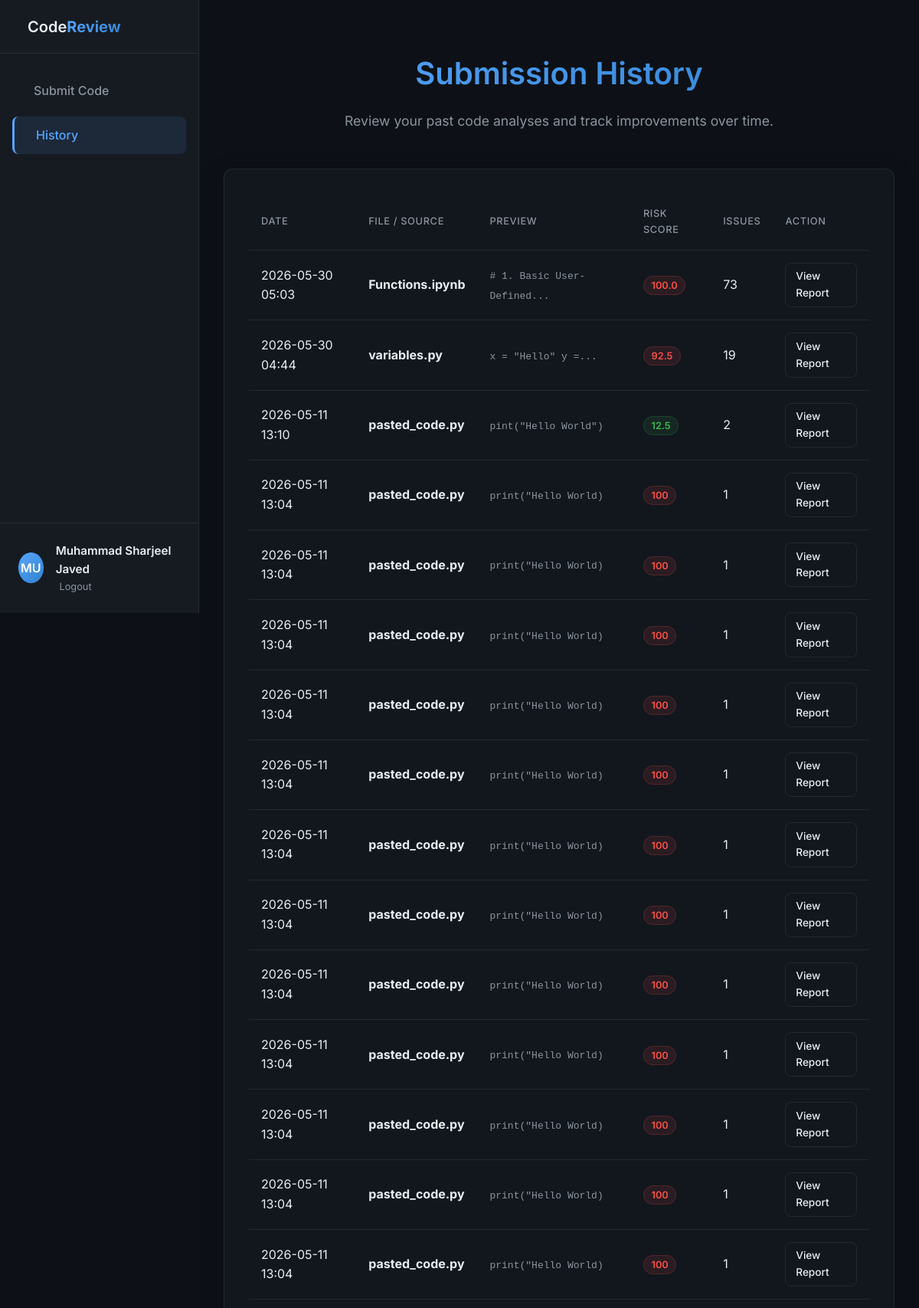
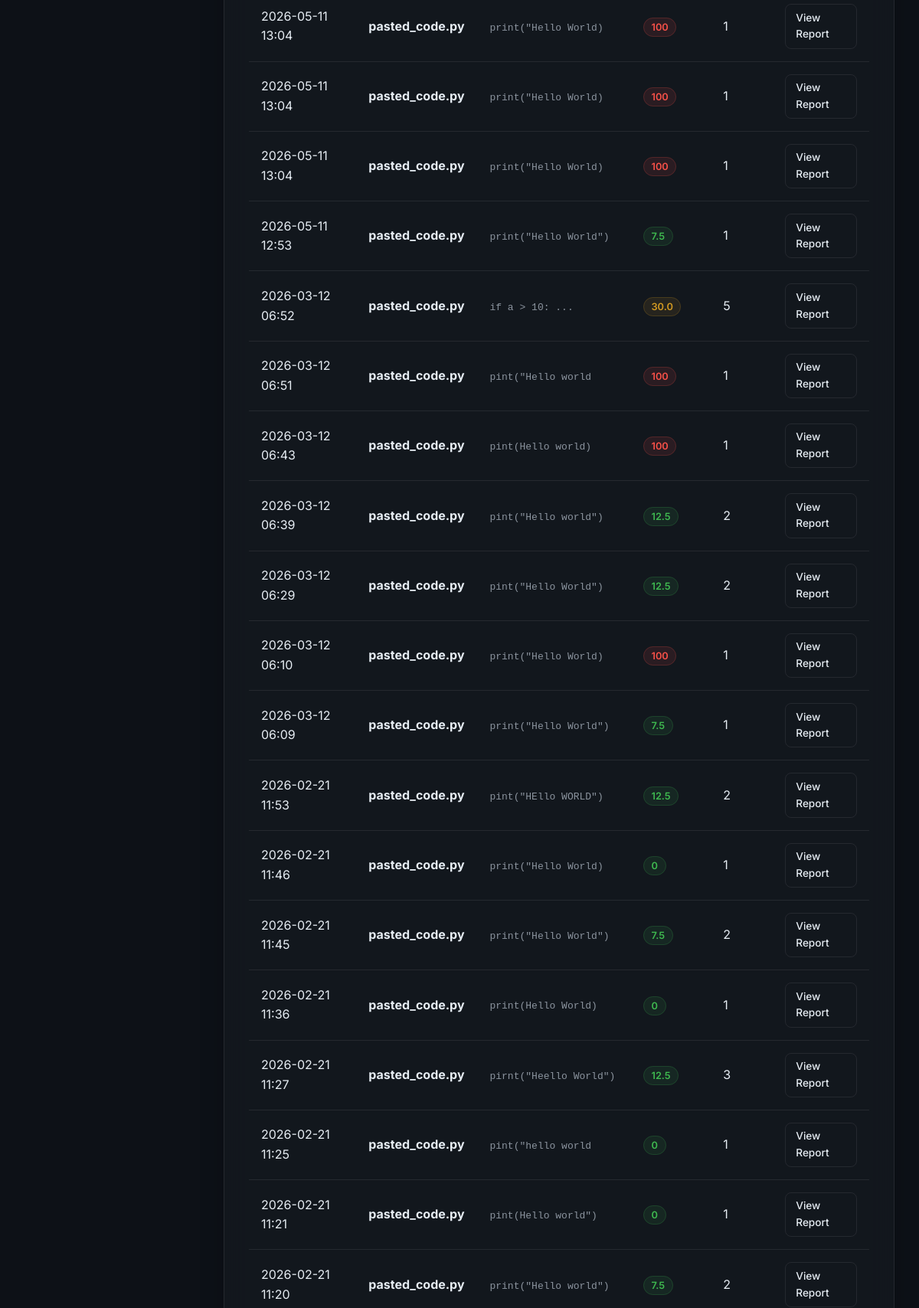
Screenshot of /history (signed in, upper part) with the database file from the repository (2 pictures, top to bottom).
### models.py (models this page shows, shortened)
class User(db.Model, UserMixin):
    __tablename__ = 'users'
    UserID = db.Column(db.Integer, primary_key=True)
    Name = db.Column(db.String(150), nullable=False)
    Email = db.Column(db.String(150), unique=True, nullable=False)
    PasswordHash = db.Column(db.String(256), nullable=False)
    Role = db.Column(db.String(50), default='user')
    submissions = db.relationship('Submission', backref='author', lazy=True)

class Submission(db.Model):
    __tablename__ = 'submissions'
    SubmissionID = db.Column(db.Integer, primary_key=True)
    UserID = db.Column(db.Integer, db.ForeignKey('users.UserID'), nullable=False)
    SourceCode = db.Column(db.Text, nullable=False)
    SubmissionDate = db.Column(db.DateTime, default=datetime.utcnow)
    FileName = db.Column(db.String(255), nullable=True)
    report = db.relationship('Report', backref='submission', uselist=False, lazy=True)

### app.py (the view)
@app.route('/history')
@login_required
def history():
    submissions = Submission.query.filter_by(UserID=current_user.UserID).order_by(Submission.SubmissionDate.desc()).all()
    return render_template('history.html', submissions=submissions)

### app.py (called while the page is built)
@login_manager.user_loader
def load_user(user_id):
    return User.query.get(int(user_id))

### templates/history.html (shortened to what this page needs)
{% extends 'base.html' %}
{% block content %}
<div class="page-header">
    <h1>Submission History</h1>
    <p class="subtitle">Review your past code analyses and track improvements over time.</p>
</div>
<div class="glass-card">
    {% if submissions %}
    <div class="table-responsive">
        <table class="history-table">
            <thead>
                <tr>
                    <th>Date</th>
                    <th>File / Source</th>
                    <th>Preview</th>
                    <th>Risk Score</th>
                    <th>Issues</th>
                    <th>Action</th>
                </tr>
            </thead>
            <tbody>
                {% for submission in submissions %}
                <tr>
                    <td>{{ submission.SubmissionDate.strftime('%Y-%m-%d %H:%M') }}</td>
                    <td><strong>{{ submission.FileName }}</strong></td>
                    <td><code class="text-xs text-muted">{{ submission.SourceCode | truncate(30) }}</code></td>
                    {% if submission.report %}
                    <td>
                        {% set risk = (submission.report.Metrics or {}).get('risk_score', 0) %}
                        <span
                            class="badge {% if risk > 50 %}badge-error{% elif risk > 20 %}badge-warning{% else %}badge-success{% endif %}">
                            {{ risk }}
                        </span>
                    </td>
                    <td>{{ submission.report.DetectedIssues|length }}</td>
                    <td>
                        <a href="{{ url_for('view_report', report_id=submission.report.ReportID) }}"
                            class="btn btn-outline btn-sm">View Report</a>
                    </td>
                    {% else %}
                    <td colspan="2" class="text-muted">Analysis pending or failed</td>
                    <td>-</td>
                    {% endif %}
                </tr>
                {% endfor %}
            </tbody>
        </table>
    </div>
    {% endif %}
</div>
{% endblock %}

### templates/base.html (shortened to what this page needs)
<!DOCTYPE html>
<html lang="en">
<head>
    <link rel="stylesheet" href="{{ url_for('static', filename='css/style.css') }}">
</head>
<body>
    <div class="app-container">
        <aside class="sidebar">
            <div class="sidebar-header">
                <h2>Code<span class="text-gradient">Review</span></h2>
            </div>
            <nav class="sidebar-nav">
                <a href="{{ url_for('index') }}" class="nav-item {% if request.endpoint == 'index' %}active{% endif %}">
                     Submit Code
                </a>
                {% if current_user.is_authenticated %}
                <a href="{{ url_for('history') }}"
                    class="nav-item {% if request.endpoint == 'history' %}active{% endif %}">
                     History
                </a>
                {% endif %}
            </nav>
            <div class="sidebar-footer">
                {% if current_user.is_authenticated %}
                <div class="user-profile">
                    <div class="avatar">{{ current_user.Name[:2] | upper }}</div>
                    <div class="user-info">
                        <span class="user-name">{{ current_user.Name }}</span>
                        <a href="{{ url_for('logout') }}" class="logout-link"> Logout</a>
                    </div>
                </div>
                {% else %}
                <div class="auth-buttons">
                    <a href="{{ url_for('login') }}" class="btn btn-outline btn-block mb-2">Log In</a>
                    <a href="{{ url_for('register') }}" class="btn btn-primary btn-block">Sign Up</a>
                </div>
                {% endif %}
            </div>
        </aside>
        <main class="main-content">
            <div class="content-wrapper">
                {% block content %}{% endblock %}
            </div>
        </main>
    </div>
</body>
</html>

### rows the page displays
User: Name "MU", Name "Muhammad Sharjeel Javed"
Submission: SubmissionDate "2026-05-30 05:03", FileName "Functions.ipynb", SourceCode "# 1. Basic User-Defined...", risk "100.0", report.DetectedIssues|length "73"
Submission: SubmissionDate "2026-05-30 04:44", FileName "variables.py", SourceCode "x = \"Hello\" y =...", risk "92.5", report.DetectedIssues|length "19"
Submission: SubmissionDate "2026-05-11 13:10", FileName "pasted_code.py", SourceCode "pint(\"Hello World\")", risk "12.5", report.DetectedIssues|length "2"
Submission: SubmissionDate "2026-05-11 13:04", FileName "pasted_code.py", SourceCode "print(\"Hello World)", risk "100", report.DetectedIssues|length "1"
Submission: SubmissionDate "2026-05-11 13:04", FileName "pasted_code.py", SourceCode "print(\"Hello World)", risk "100", report.DetectedIssues|length "1"
Submission: SubmissionDate "2026-05-11 13:04", FileName "pasted_code.py", SourceCode "print(\"Hello World)", risk "100", report.DetectedIssues|length "1"
Submission: SubmissionDate "2026-05-11 13:04", FileName "pasted_code.py", SourceCode "print(\"Hello World)", risk "100", report.DetectedIssues|length "1"
Submission: SubmissionDate "2026-05-11 13:04", FileName "pasted_code.py", SourceCode "print(\"Hello World)", risk "100", report.DetectedIssues|length "1"
Submission: SubmissionDate "2026-05-11 13:04", FileName "pasted_code.py", SourceCode "print(\"Hello World)", risk "100", report.DetectedIssues|length "1"
Submission: SubmissionDate "2026-05-11 13:04", FileName "pasted_code.py", SourceCode "print(\"Hello World)", risk "100", report.DetectedIssues|length "1"
Submission: SubmissionDate "2026-05-11 13:04", FileName "pasted_code.py", SourceCode "print(\"Hello World)", risk "100", report.DetectedIssues|length "1"
Submission: SubmissionDate "2026-05-11 13:04", FileName "pasted_code.py", SourceCode "print(\"Hello World)", risk "100", report.DetectedIssues|length "1"
Submission: SubmissionDate "2026-05-11 13:04", FileName "pasted_code.py", SourceCode "print(\"Hello World)", risk "100", report.DetectedIssues|length "1"
Submission: SubmissionDate "2026-05-11 13:04", FileName "pasted_code.py", SourceCode "print(\"Hello World)", risk "100", report.DetectedIssues|length "1"
Submission: SubmissionDate "2026-05-11 13:04", FileName "pasted_code.py", SourceCode "print(\"Hello World)", risk "100", report.DetectedIssues|length "1"
Submission: SubmissionDate "2026-05-11 13:04", FileName "pasted_code.py", SourceCode "print(\"Hello World)", risk "100", report.DetectedIssues|length "1"
Submission: SubmissionDate "2026-05-11 13:04", FileName "pasted_code.py", SourceCode "print(\"Hello World)", risk "100", report.DetectedIssues|length "1"
Submission: SubmissionDate "2026-05-11 13:04", FileName "pasted_code.py", SourceCode "print(\"Hello World)", risk "100", report.DetectedIssues|length "1"
Submission: SubmissionDate "2026-05-11 12:53", FileName "pasted_code.py", SourceCode "print(\"Hello World\")", risk "7.5", report.DetectedIssues|length "1"
Submission: SubmissionDate "2026-03-12 06:52", FileName "pasted_code.py", SourceCode "if a > 10: ...", risk "30.0", report.DetectedIssues|length "5"
Submission: SubmissionDate "2026-03-12 06:51", FileName "pasted_code.py", SourceCode "pint(\"Hello world", risk "100", report.DetectedIssues|length "1"
Submission: SubmissionDate "2026-03-12 06:43", FileName "pasted_code.py", SourceCode "pint(Hello world)", risk "100", report.DetectedIssues|length "1"
Submission: SubmissionDate "2026-03-12 06:39", FileName "pasted_code.py", SourceCode "pint(\"Hello world\")", risk "12.5", report.DetectedIssues|length "2"
Submission: SubmissionDate "2026-03-12 06:29", FileName "pasted_code.py", SourceCode "pint(\"Hello World\")", risk "12.5", report.DetectedIssues|length "2"
Submission: SubmissionDate "2026-03-12 06:10", FileName "pasted_code.py", SourceCode "print(\"Hello World)", risk "100", report.DetectedIssues|length "1"
Submission: SubmissionDate "2026-03-12 06:09", FileName "pasted_code.py", SourceCode "print(\"Hello World\")", risk "7.5", report.DetectedIssues|length "1"
Submission: SubmissionDate "2026-02-21 11:53", FileName "pasted_code.py", SourceCode "pint(\"HEllo WORLD\")", risk "12.5", report.DetectedIssues|length "2"
Submission: SubmissionDate "2026-02-21 11:46", FileName "pasted_code.py", SourceCode "print(\"Hello World)", risk "0", report.DetectedIssues|length "1"
Submission: SubmissionDate "2026-02-21 11:45", FileName "pasted_code.py", SourceCode "print(\"Hello World\")", risk "7.5", report.DetectedIssues|length "2"
Submission: SubmissionDate "2026-02-21 11:36", FileName "pasted_code.py", SourceCode "print(Hello World)", risk "0", report.DetectedIssues|length "1"
Submission: SubmissionDate "2026-02-21 11:27", FileName "pasted_code.py", SourceCode "pirnt(\"Heello World\")", risk "12.5", report.DetectedIssues|length "3"
Submission: SubmissionDate "2026-02-21 11:25", FileName "pasted_code.py", SourceCode "pint(\"hello world", risk "0", report.DetectedIssues|length "1"
Submission: SubmissionDate "2026-02-21 11:21", FileName "pasted_code.py", SourceCode "pint(Hello world\")", risk "0", report.DetectedIssues|length "1"
Submission: SubmissionDate "2026-02-21 11:20", FileName "pasted_code.py", SourceCode "print(\"Hello world\")", risk "7.5", report.DetectedIssues|length "2"
